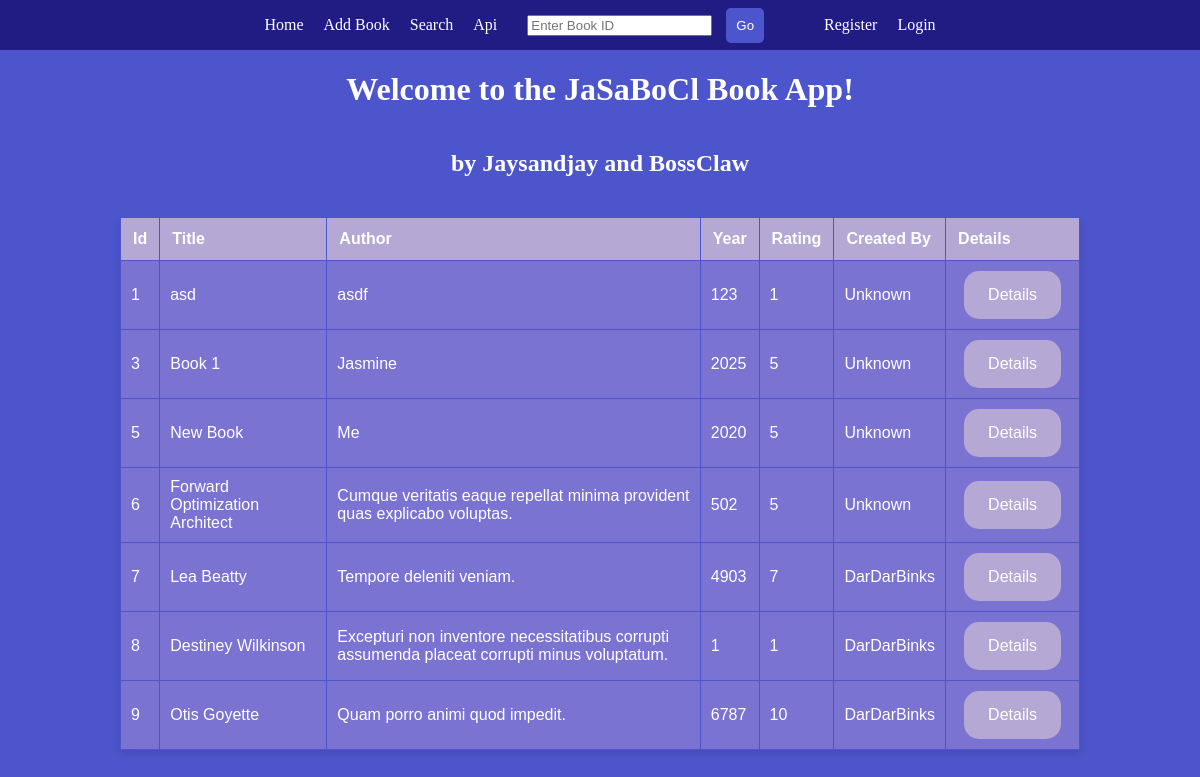
The page / on the database its author committed.
### books/models.py (models this page shows, shortened)
class Book(models.Model):
    title = models.CharField(max_length=100)
    author = models.CharField(max_length=100)
    year = models.IntegerField(
        validators=[MinValueValidator(1000), MaxValueValidator(9999)],
        help_text="Enter a 4-digit year (e.g., 2024)"
    )
    rating = models.IntegerField(
        validators=[MinValueValidator(1), MaxValueValidator(10)],
        help_text="Enter a rating between 1 and 10"
    )
    description = models.TextField()
    created_by = models.ForeignKey(User, on_delete=models.CASCADE, null=True, blank=True)

### books/views.py (the view)
# urls.py: path('', views.home, name="home"),
def home(request):
    books = Book.objects.all()
    return render(request, "books/home.html", {'books': books})

### books/templates/books/home.html
{% extends "books/layout.html" %} {% block content %}
<div class="home">
	<h1>Welcome to the JaSaBoCl Book App!</h1>
	<h2>by Jaysandjay and BossClaw</h2>
	{% if books %}
	<table>
		<thead>
			<tr>
				<th>Id</th>
				<th>Title</th>
				<th>Author</th>
				<th>Year</th>
				<th>Rating</th>
				<th>Created By</th>
				<th>Details</th>
			</tr>
		</thead>
		<tbody>
			{% for book in books %}
			<tr>
				<td>{{book.id}}</td>
				<td>{{book.title}}</td>
				<td>{{book.author}}</td>
				<td>{{book.year}}</td>
				<td>{{book.rating}}</td>
				<td>{% if book.created_by %}{{book.created_by.username}}{% else %}Unknown{% endif %}</td>
				<td>
					<a
						href="{% url 'details' book.id %}"
						class="btn btn-details"
						>Details</a
					>
				</td>
			</tr>
			{% endfor %}
		</tbody>
	</table>
	{% else %}
	<div>
		<h1>No Books</h1>
	</div>
	{% endif %}
</div>
{% endblock %}

### books/static/books/style.css (style rules this page uses)
:root { --prim: #211c84; --sec: #4d55cc; --third: #7a73d1; --fourth: #b5a8d5; }
body { padding: 0; margin: 0; height: 100%; background-color: var(--sec); color: white; }
.home { display: flex; flex-direction: column; align-items: center; }
table { width: 80%; border-collapse: collapse; margin: 20px 0; font-family: Arial, sans-serif; background-color: var(--third); box-shadow: 0 4px 8px rgba(0, 0, 0, 0.1); }
thead { width: 100%; background-color: var(--fourth); color: white; }
thead th { padding: 12px; text-align: left; border: 1px solid var(--sec); }
tbody td { padding: 10px; border: 1px solid var(--sec); }
.btn { height: 48px; min-width: 64px; padding: 8px 24px; margin-inline: 8px 8px; border: none; border-radius: 15px; color: white; cursor: pointer; transition: all; box-sizing: border-box; font-size: 1rem; transition-delay: 10ms; line-height: 1; background-color: var(--fourth); font-family: sans-serif; display: inline-flex; align-items: center; justify-content: center; text-align: center; }
a.btn { text-decoration: none; }

### rows shown on the page
Book: id "1", title "asd", author "asdf", year "123", rating "1", shows "Unknown"
Book: id "3", title "Book 1", author "Jasmine", year "2025", rating "5", shows "Unknown"
Book: id "5", title "New Book", author "Me", year "2020", rating "5", shows "Unknown"
Book: id "6", title "Forward Optimization Architect", author "Cumque veritatis eaque repellat minima provident quas explicabo voluptas.", year "502", rating "5", shows "Unknown"
Book: id "7", title "Lea Beatty", author "Tempore deleniti veniam.", year "4903", rating "7", created_by.username "DarDarBinks"
Book: id "8", title "Destiney Wilkinson", author "Excepturi non inventore necessitatibus corrupti assumenda placeat corrupti minus voluptatum.", year "1", rating "1", created_by.username "DarDarBinks"
Book: id "9", title "Otis Goyette", author "Quam porro animi quod impedit.", year "6787", rating "10", created_by.username "DarDarBinks"
